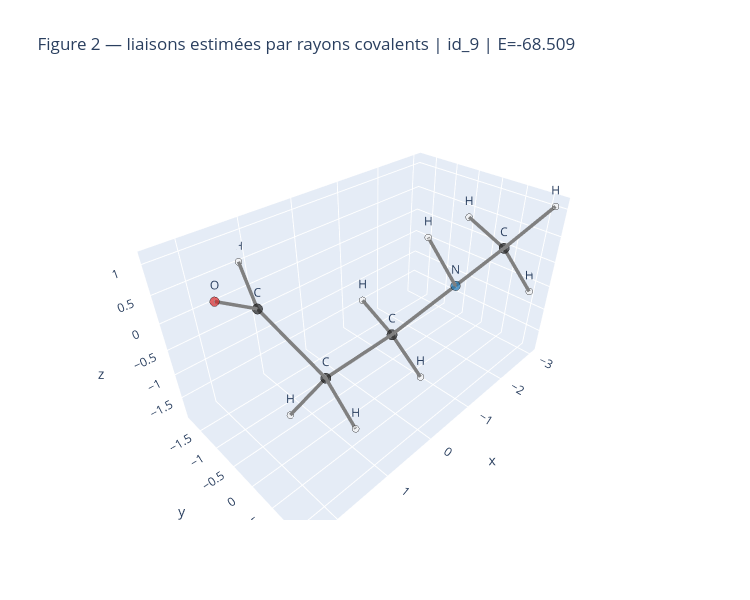
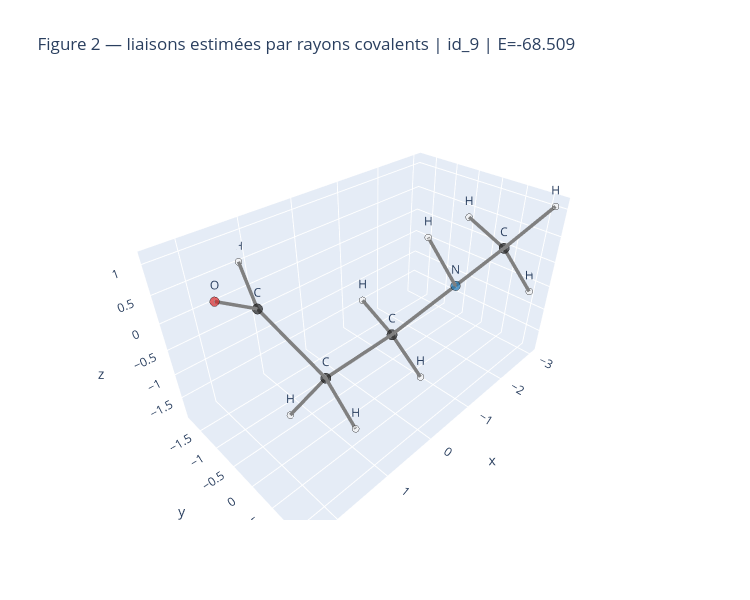

Notebook source saved alongside these figures, in order:
### Code cell
# Figure 2 : vue cartésienne avec liaisons estimées par notre règle de rayons covalents.
plot_molecule_with_manual_bonds(
    representative_molecule,
    title=f"Figure 2 — liaisons estimées par rayons covalents | id_{representative_id} | E={representative_energy:.3f}",
    tolerance=1.25,
)

### Figure 1 — Plotly figure (JSON) as saved in the notebook; plotly's stock layout.template omitted (floating-point values rounded to 4 significant figures)
{"data": [{"hovertext": "liaison estimée C-N | d=1.46 Å", "line": {"color": "gray", "width": 7}, "mode": "lines", "showlegend": false, "type": "scatter3d", "x": [-2.578, -1.123], "y": [0.5892, 0.6683], "z": [0.2547, 0.1777]}, {"hovertext": "liaison estimée C-H | d=1.09 Å", "line": {"color": "gray", "width": 7}, "mode": "lines", "showlegend": false, "type": "scatter3d", "x": [-2.578, -2.932], "y": [0.5892, 1.18], "z": [0.2547, 1.102]}, {"hovertext": "liaison estimée C-H | d=1.11 Å", "line": {"color": "gray", "width": 7}, "mode": "lines", "showlegend": false, "type": "scatter3d", "x": [-2.578, -2.951], "y": [0.5892, -0.4439], "z": [0.2547, 0.3776]}, {"hovertext": "liaison estimée C-H | d=1.09 Å", "line": {"color": "gray", "width": 7}, "mode": "lines", "showlegend": false, "type": "scatter3d", "x": [-2.578, -3.025], "y": [0.5892, 0.994], "z": [0.2547, -0.6575]}, {"hovertext": "liaison estimée N-C | d=1.47 Å", "line": {"color": "gray", "width": 7}, "mode": "lines", "showlegend": false, "type": "scatter3d", "x": [-1.123, -0.5479], "y": [0.6683, -0.1255], "z": [0.1777, -0.9121]}, {"hovertext": "liaison estimée N-H | d=1.02 Å", "line": {"color": "gray", "width": 7}, "mode": "lines", "showlegend": false, "type": "scatter3d", "x": [-1.123, -0.7047], "y": [0.6683, 0.3953], "z": [0.1777, 1.071]}, {"hovertext": "liaison estimée C-C | d=1.53 Å", "line": {"color": "gray", "width": 7}, "mode": "lines", "showlegend": false, "type": "scatter3d", "x": [-0.5479, 0.9849], "y": [-0.1255, -0.06688], "z": [-0.9121, -0.8755]}, {"hovertext": "liaison estimée C-H | d=1.10 Å", "line": {"color": "gray", "width": 7}, "mode": "lines", "showlegend": false, "type": "scatter3d", "x": [-0.5479, -0.913], "y": [-0.1255, 0.2667], "z": [-0.9121, -1.873]}, {"hovertext": "liaison estimée C-H | d=1.11 Å", "line": {"color": "gray", "width": 7}, "mode": "lines", "showlegend": false, "type": "scatter3d", "x": [-0.5479, -0.873], "y": [-0.1255, -1.19], "z": [-0.9121, -0.8695]}, {"hovertext": "liaison estimée C-C | d=1.53 Å", "line": {"color": "gray", "width": 7}, "mode": "lines", "showlegend": false, "type": "scatter3d", "x": [0.9849, 1.555], "y": [-0.06688, -0.7662], "z": [-0.8755, 0.3545]}, {"hovertext": "liaison estimée C-H | d=1.09 Å", "line": {"color": "gray", "width": 7}, "mode": "lines", "showlegend": false, "type": "scatter3d", "x": [0.9849, 1.333], "y": [-0.06688, 0.9681], "z": [-0.8755, -0.9064]}, {"hovertext": "liaison estimée C-H | d=1.10 Å", "line": {"color": "gray", "width": 7}, "mode": "lines", "showlegend": false, "type": "scatter3d", "x": [0.9849, 1.382], "y": [-0.06688, -0.571], "z": [-0.8755, -1.765]}, {"hovertext": "liaison estimée C-O | d=1.20 Å", "line": {"color": "gray", "width": 7}, "mode": "lines", "showlegend": false, "type": "scatter3d", "x": [1.555, 2.363], "y": [-0.7662, -0.2804], "z": [0.3545, 1.103]}, {"hovertext": "liaison estimée C-H | d=1.14 Å", "line": {"color": "gray", "width": 7}, "mode": "lines", "showlegend": false, "type": "scatter3d", "x": [1.555, 1.158], "y": [-0.7662, -1.819], "z": [0.3545, 0.5245]}, {"marker": {"color": ["#202020", "#1f77b4", "#202020", "#202020", "#202020", "#d62728", "#f2f2f2", "#f2f2f2", "#f2f2f2", "#f2f2f2", "#f2f2f2", "#f2f2f2", "#f2f2f2", "#f2f2f2", "#f2f2f2"], "line": {"color": "black", "width": 1}, "size": [12, 11, 12, 12, 12, 11, 8, 8, 8, 8, 8, 8, 8, 8, 8]}, "mode": "markers+text", "showlegend": false, "text": ["C", "N", "C", "C", "C", "O", "H", "H", "H", "H", "H", "H", "H", "H", "H"], "textposition": "top center", "type": "scatter3d", "x": [-2.578, -1.123, -0.5479, 0.9849, 1.555, 2.363, -2.932, -2.951, -3.025, -0.7047, -0.913, -0.873, 1.333, 1.382, 1.158], "y": [0.5892, 0.6683, -0.1255, -0.06688, -0.7662, -0.2804, 1.18, -0.4439, 0.994, 0.3953, 0.2667, -1.19, 0.9681, -0.571, -1.819], "z": [0.2547, 0.1777, -0.9121, -0.8755, 0.3545, 1.103, 1.102, 0.3776, -0.6575, 1.071, -1.873, -0.8695, -0.9064, -1.765, 0.5245]}], "layout": {"height": 600, "scene": {"aspectmode": "data", "xaxis": {"title": {"text": "x"}}, "yaxis": {"title": {"text": "y"}}, "zaxis": {"title": {"text": "z"}}}, "title": {"text": "Figure 2 — liaisons estimées par rayons covalents | id_9 | E=-68.509"}, "width": 750}}

### Figure 2 — Plotly figure (JSON) as saved in the notebook; plotly's stock layout.template omitted (floating-point values rounded to 4 significant figures)
{"data": [{"hovertext": "liaison estimée C-N | d=1.46 Å", "line": {"color": "gray", "width": 7}, "mode": "lines", "showlegend": false, "type": "scatter3d", "x": [-2.578, -1.123], "y": [0.5892, 0.6683], "z": [0.2547, 0.1777]}, {"hovertext": "liaison estimée C-H | d=1.09 Å", "line": {"color": "gray", "width": 7}, "mode": "lines", "showlegend": false, "type": "scatter3d", "x": [-2.578, -2.932], "y": [0.5892, 1.18], "z": [0.2547, 1.102]}, {"hovertext": "liaison estimée C-H | d=1.11 Å", "line": {"color": "gray", "width": 7}, "mode": "lines", "showlegend": false, "type": "scatter3d", "x": [-2.578, -2.951], "y": [0.5892, -0.4439], "z": [0.2547, 0.3776]}, {"hovertext": "liaison estimée C-H | d=1.09 Å", "line": {"color": "gray", "width": 7}, "mode": "lines", "showlegend": false, "type": "scatter3d", "x": [-2.578, -3.025], "y": [0.5892, 0.994], "z": [0.2547, -0.6575]}, {"hovertext": "liaison estimée N-C | d=1.47 Å", "line": {"color": "gray", "width": 7}, "mode": "lines", "showlegend": false, "type": "scatter3d", "x": [-1.123, -0.5479], "y": [0.6683, -0.1255], "z": [0.1777, -0.9121]}, {"hovertext": "liaison estimée N-H | d=1.02 Å", "line": {"color": "gray", "width": 7}, "mode": "lines", "showlegend": false, "type": "scatter3d", "x": [-1.123, -0.7047], "y": [0.6683, 0.3953], "z": [0.1777, 1.071]}, {"hovertext": "liaison estimée C-C | d=1.53 Å", "line": {"color": "gray", "width": 7}, "mode": "lines", "showlegend": false, "type": "scatter3d", "x": [-0.5479, 0.9849], "y": [-0.1255, -0.06688], "z": [-0.9121, -0.8755]}, {"hovertext": "liaison estimée C-H | d=1.10 Å", "line": {"color": "gray", "width": 7}, "mode": "lines", "showlegend": false, "type": "scatter3d", "x": [-0.5479, -0.913], "y": [-0.1255, 0.2667], "z": [-0.9121, -1.873]}, {"hovertext": "liaison estimée C-H | d=1.11 Å", "line": {"color": "gray", "width": 7}, "mode": "lines", "showlegend": false, "type": "scatter3d", "x": [-0.5479, -0.873], "y": [-0.1255, -1.19], "z": [-0.9121, -0.8695]}, {"hovertext": "liaison estimée C-C | d=1.53 Å", "line": {"color": "gray", "width": 7}, "mode": "lines", "showlegend": false, "type": "scatter3d", "x": [0.9849, 1.555], "y": [-0.06688, -0.7662], "z": [-0.8755, 0.3545]}, {"hovertext": "liaison estimée C-H | d=1.09 Å", "line": {"color": "gray", "width": 7}, "mode": "lines", "showlegend": false, "type": "scatter3d", "x": [0.9849, 1.333], "y": [-0.06688, 0.9681], "z": [-0.8755, -0.9064]}, {"hovertext": "liaison estimée C-H | d=1.10 Å", "line": {"color": "gray", "width": 7}, "mode": "lines", "showlegend": false, "type": "scatter3d", "x": [0.9849, 1.382], "y": [-0.06688, -0.571], "z": [-0.8755, -1.765]}, {"hovertext": "liaison estimée C-O | d=1.20 Å", "line": {"color": "gray", "width": 7}, "mode": "lines", "showlegend": false, "type": "scatter3d", "x": [1.555, 2.363], "y": [-0.7662, -0.2804], "z": [0.3545, 1.103]}, {"hovertext": "liaison estimée C-H | d=1.14 Å", "line": {"color": "gray", "width": 7}, "mode": "lines", "showlegend": false, "type": "scatter3d", "x": [1.555, 1.158], "y": [-0.7662, -1.819], "z": [0.3545, 0.5245]}, {"marker": {"color": ["#202020", "#1f77b4", "#202020", "#202020", "#202020", "#d62728", "#f2f2f2", "#f2f2f2", "#f2f2f2", "#f2f2f2", "#f2f2f2", "#f2f2f2", "#f2f2f2", "#f2f2f2", "#f2f2f2"], "line": {"color": "black", "width": 1}, "size": [12, 11, 12, 12, 12, 11, 8, 8, 8, 8, 8, 8, 8, 8, 8]}, "mode": "markers+text", "showlegend": false, "text": ["C", "N", "C", "C", "C", "O", "H", "H", "H", "H", "H", "H", "H", "H", "H"], "textposition": "top center", "type": "scatter3d", "x": [-2.578, -1.123, -0.5479, 0.9849, 1.555, 2.363, -2.932, -2.951, -3.025, -0.7047, -0.913, -0.873, 1.333, 1.382, 1.158], "y": [0.5892, 0.6683, -0.1255, -0.06688, -0.7662, -0.2804, 1.18, -0.4439, 0.994, 0.3953, 0.2667, -1.19, 0.9681, -0.571, -1.819], "z": [0.2547, 0.1777, -0.9121, -0.8755, 0.3545, 1.103, 1.102, 0.3776, -0.6575, 1.071, -1.873, -0.8695, -0.9064, -1.765, 0.5245]}], "layout": {"height": 600, "scene": {"aspectmode": "data", "xaxis": {"title": {"text": "x"}}, "yaxis": {"title": {"text": "y"}}, "zaxis": {"title": {"text": "z"}}}, "title": {"text": "Figure 2 — liaisons estimées par rayons covalents | id_9 | E=-68.509"}, "width": 750}}
